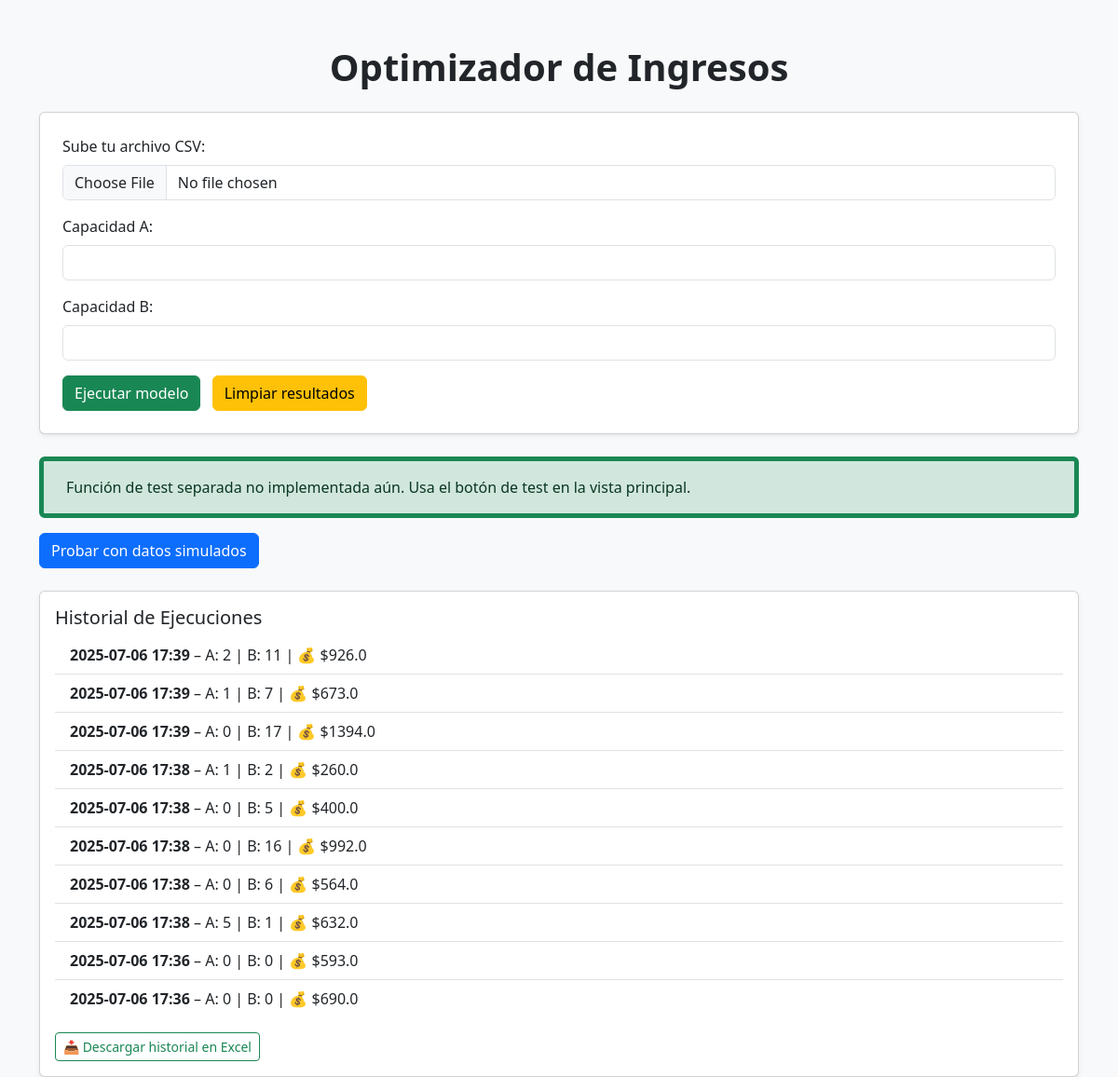
Page /test/ on the committed database.
### optimization_app/models.py (models this page shows, shortened)
class OptimizationResult(models.Model):
    fecha = models.DateTimeField(default=timezone.now)
    capacidad_a = models.FloatField()
    capacidad_b = models.FloatField()
    producto_a = models.IntegerField()
    producto_b = models.IntegerField()
    ingreso_total = models.FloatField()

### optimization_app/views.py (the view)
# urls.py: path('test/', test_opt_model, name='test_opt_model'),
def test_opt_model(request):
    return render(request, 'upload.html', {
        'data': 'Función de test separada no implementada aún. Usa el botón de test en la vista principal.',
        'historial': OptimizationResult.objects.all().order_by('-fecha')[:10]
    })

### optimization_app/templates/upload.html (shortened to what this page needs)
<!DOCTYPE html>
<html lang="es">
<head>
    <link href="https://cdn.jsdelivr.net/npm/bootstrap@5.3.3/dist/css/bootstrap.min.css" rel="stylesheet" />
</head>
<body class="bg-light">
    <div class="container mt-5">
        <h1 class="mb-4 text-center fw-bold">Optimizador de Ingresos</h1>
        <div class="card shadow-sm p-4 mb-4">
            <form method="post" enctype="multipart/form-data">
                <div class="mb-3">
                    <label for="file" class="form-label">Sube tu archivo CSV:</label>
                    <input type="file" name="file" class="form-control" id="file" />
                </div>
                <div class="mb-3">
                    <label for="capacidad_a" class="form-label">Capacidad A:</label>
                    <input type="text" name="capacidad_a" class="form-control" id="capacidad_a" />
                </div>
                <div class="mb-3">
                    <label for="capacidad_b" class="form-label">Capacidad B:</label>
                    <input type="text" name="capacidad_b" class="form-control" id="capacidad_b" />
                </div>
                <button type="submit" class="btn btn-success">Ejecutar modelo</button>
                <button type="button" class="btn btn-warning ms-2" onclick="window.location.href='/'">Limpiar resultados</button>
            </form>
        </div>
        {% if data %}
        <div class="alert alert-success border-start border-5 border-success ps-4">
            {{ data|safe }}
        </div>
        {% endif %}
        <form method="post" class="mt-3">
            <button type="submit" class="btn btn-primary">Probar con datos simulados</button>
        </form>
        {% if historial %}
        <div class="card mt-4 shadow-sm">
            <div class="card-body">
                <h5 class="card-title">Historial de Ejecuciones</h5>
                <ul class="list-group list-group-flush">
                    {% for row in historial %}
                    <li class="list-group-item">
                        <strong>{{ row.fecha|date:"Y-m-d H:i" }}</strong> – A: {{ row.producto_a }} | B: {{ row.producto_b }} | 💰 ${{ row.ingreso_total }}
                    </li>
                    {% endfor %}
                </ul>
                <div class="mt-3">
                    <a href="{% url 'descargar_excel' %}" class="btn btn-outline-success btn-sm">📥 Descargar historial en Excel</a>
                </div>
            </div>
        </div>
        {% endif %}
    </div>
</body>
</html>

### rows in the picture
OptimizationResult: fecha "2025-07-06 17:39", producto_a "2", producto_b "11", ingreso_total "926.0"
OptimizationResult: fecha "2025-07-06 17:39", producto_a "1", producto_b "7", ingreso_total "673.0"
OptimizationResult: fecha "2025-07-06 17:39", producto_a "0", producto_b "17", ingreso_total "1394.0"
OptimizationResult: fecha "2025-07-06 17:38", producto_a "1", producto_b "2", ingreso_total "260.0"
OptimizationResult: fecha "2025-07-06 17:38", producto_a "0", producto_b "5", ingreso_total "400.0"
OptimizationResult: fecha "2025-07-06 17:38", producto_a "0", producto_b "16", ingreso_total "992.0"
OptimizationResult: fecha "2025-07-06 17:38", producto_a "0", producto_b "6", ingreso_total "564.0"
OptimizationResult: fecha "2025-07-06 17:38", producto_a "5", producto_b "1", ingreso_total "632.0"
OptimizationResult: fecha "2025-07-06 17:36", producto_a "0", producto_b "0", ingreso_total "593.0"
OptimizationResult: fecha "2025-07-06 17:36", producto_a "0", producto_b "0", ingreso_total "690.0"

### other values in the picture
{{ data|safe }} "Función de test separada no implementada aún. Usa el botón de test en la vista principal."
